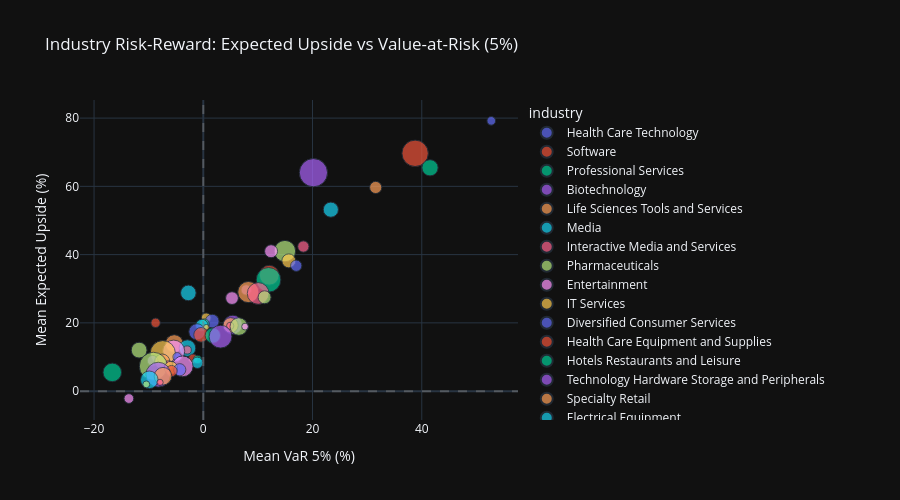

Notebook source saved alongside this figure:
### Markdown cell above
### 4.2 Risk-Reward by Industry

### Code cell
# Sector-level aggregation
mc_sector = (
    mc.groupby("industry")
    .agg(
        mean_upside=("expected_upside_pct", "mean"),
        median_upside=("expected_upside_pct", "median"),
        mean_var5=("var_5_pct", "mean"),
        mean_prob_positive=("prob_positive_upside", "mean"),
        count=("ticker", "count"),
    )
    .reset_index()
    .sort_values("mean_upside", ascending=False)
)

fig = px.scatter(
    mc_sector,
    x="mean_var5",
    y="mean_upside",
    size="count",
    color="industry",
    hover_name="industry",
    hover_data={"mean_prob_positive": ":.1f", "count": True},
    title="Industry Risk-Reward: Expected Upside vs Value-at-Risk (5%)",
    labels={
        "mean_var5": "Mean VaR 5% (%)",
        "mean_upside": "Mean Expected Upside (%)",
        "count": "# Stocks",
    },
    template=PLOTLY_TEMPLATE,
    height=500,
)
fig.add_hline(y=0, line_dash="dash", line_color="gray", opacity=0.5)
fig.add_vline(x=0, line_dash="dash", line_color="gray", opacity=0.5)
fig.show()
